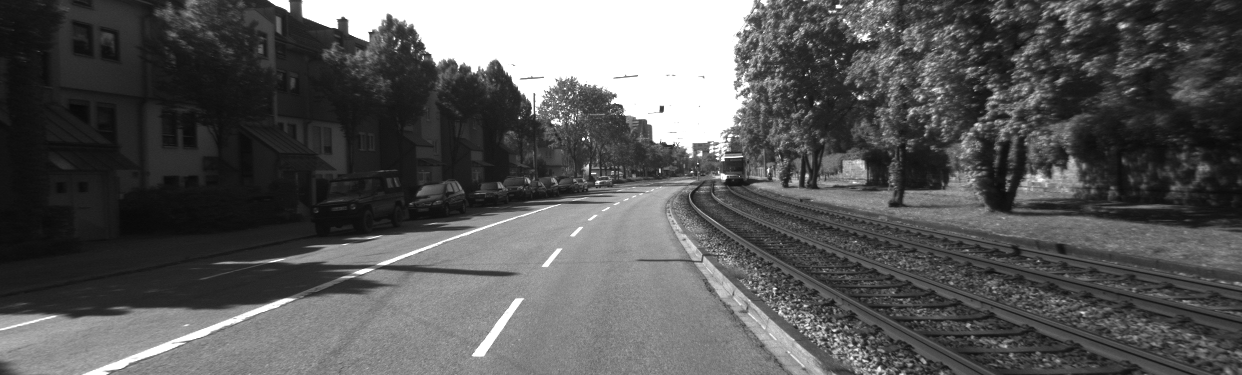
#> input picture 2011_09_26/2011_09_26_drive_0001_sync/image_00/data/0000000000.png, 1242 x 375 px, found by its file name
$ python Stereo.py
#> lines starting #> are read from the running program, lines starting #| are printed output that depends on the picture
import numpy as np
import cv2


""" ImT1_L = cv2.imread('/Volumes/Files/dataset/sequences/00/image_0/000000.png', 0)  # 0 flag returns a grayscale image
ImT1_R = cv2.imread('/Volumes/Files/dataset/sequences/00/image_1/000000.png', 0)

ImT2_L = cv2.imread('/Volumes/Files/dataset/sequences/00/image_0/000001.png', 0)
ImT2_R = cv2.imread('/Volumes/Files/dataset/sequences/00/image_1/000001.png', 0) """

ImT1_L = cv2.imread('/storage/home/gdg5149/ Capstone/Stereo-visual-odometry/2011_09_26/2011_09_26_drive_0001_sync/image_00/data/0000000000.png', 0)  # 0 flag returns a grayscale image
#> ImT1_L is the input picture: shape (375, 1242); min 8, max 255, mean 87.6
ImT1_R = cv2.imread('/storage/home/gdg5149/ Capstone/Stereo-visual-odometry/2011_09_26/2011_09_26_drive_0001_sync/image_01/data/0000000000.png', 0)
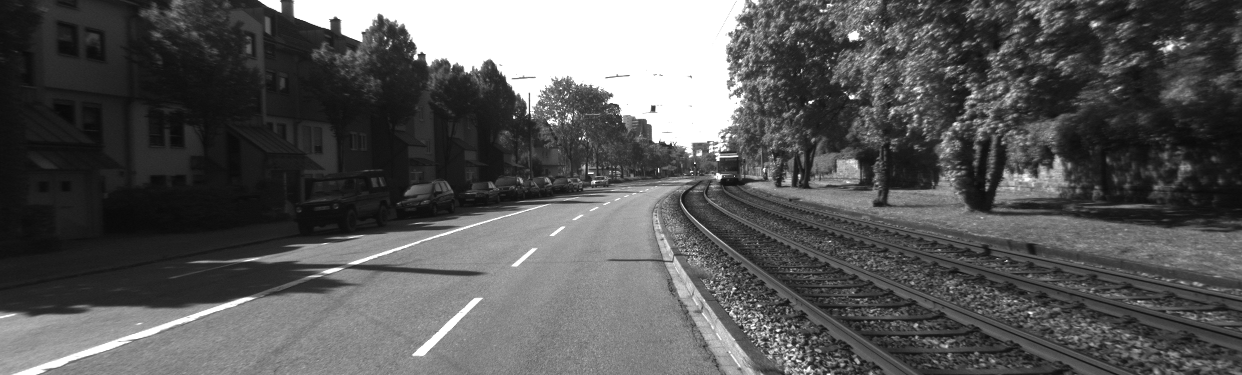
#> input picture 2011_09_26/2011_09_26_drive_0001_sync/image_01/data/0000000000.png, 1242 x 375 px, found by its file name
#> ImT1_R is the input picture: shape (375, 1242); min 8, max 255, mean 87.5

ImT2_L = cv2.imread('/storage/home/gdg5149/ Capstone/Stereo-visual-odometry/2011_09_26/2011_09_26_drive_0001_sync/image_00/data/0000000001.png', 0)
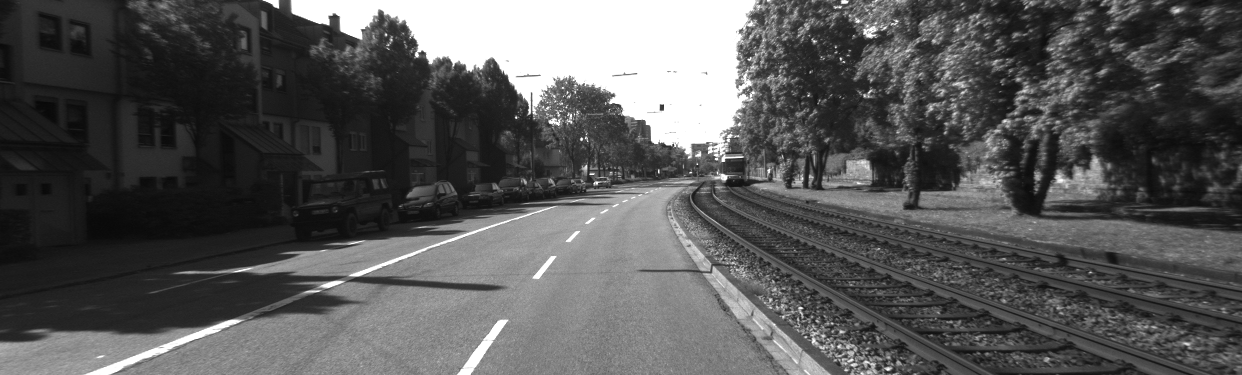
#> input picture 2011_09_26/2011_09_26_drive_0001_sync/image_00/data/0000000001.png, 1242 x 375 px, found by its file name
#> ImT2_L is the input picture: shape (375, 1242); min 8, max 255, mean 86.7
ImT2_R = cv2.imread('/storage/home/gdg5149/ Capstone/Stereo-visual-odometry/2011_09_26/2011_09_26_drive_0001_sync/image_01/data/0000000001.png', 0)
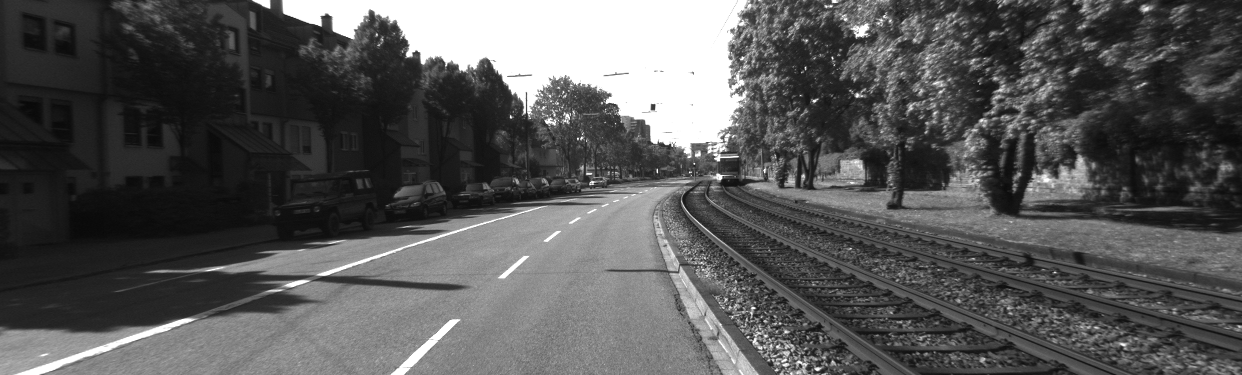
#> input picture 2011_09_26/2011_09_26_drive_0001_sync/image_01/data/0000000001.png, 1242 x 375 px, found by its file name
#> ImT2_R is the input picture: shape (375, 1242); min 8, max 255, mean 86.9

# cv2.imshow('ImT1_L', ImT1_L)
# cv2.waitKey(0)
# cv2.destroyAllWindows()

block = 15

# emperical values from P1, P2 as suggested in Ocv documentation
P1 = 0  # block * block * 8
P2 = 0  # block * block * 32

disparityEngine = cv2.StereoSGBM_create(minDisparity=0, numDisparities=16, blockSize=block, P1=P1, P2=P2)
ImT1_disparity = disparityEngine.compute(ImT1_L, ImT1_R).astype(np.float32)
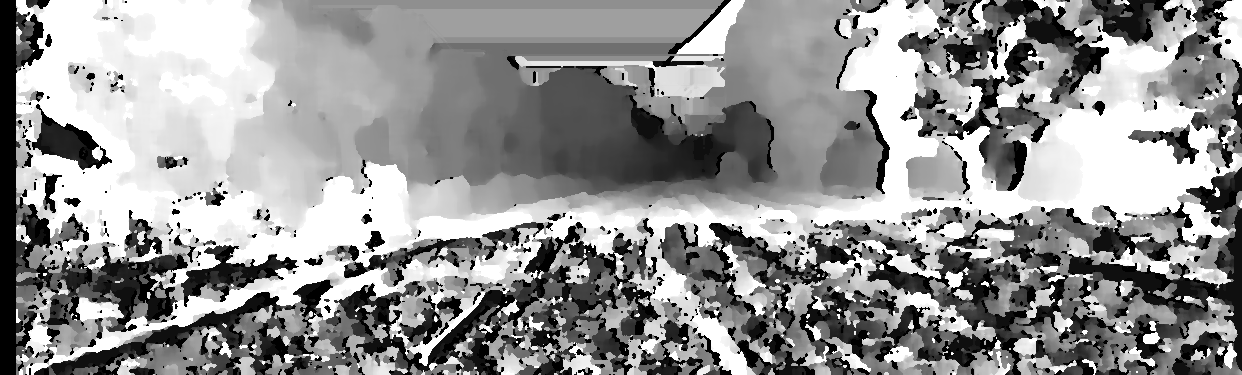
#> ImT1_disparity: shape (375, 1242) float32; min -16, max 240, mean 133; drawn with min black and max white
cv2.imwrite('disparity.png', ImT1_disparity)
ImT1_disparityA = np.divide(ImT1_disparity, 16.0)

ImT2_disparity = disparityEngine.compute(ImT2_L, ImT2_R).astype(np.float32)
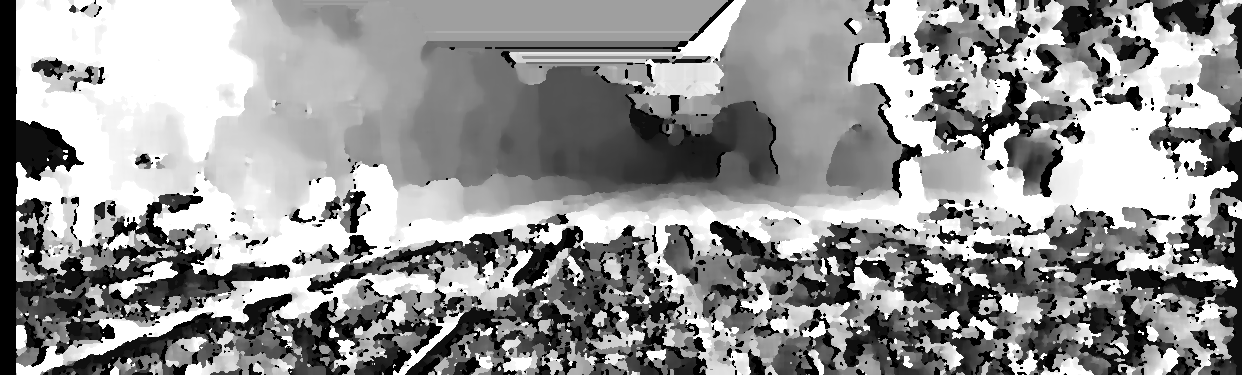
#> ImT2_disparity: shape (375, 1242) float32; min -16, max 240, mean 133.3; drawn with min black and max white
ImT2_disparityA = np.divide(ImT2_disparity, 16.0)


TILE_H = 10
TILE_W = 20
fastFeatureEngine = cv2.FastFeatureDetector_create()

# [6 lines of commented-out code are left out]
H, W = ImT1_L.shape
#> H = 375; W = 1242
kp = []
idx = 0
for y in range(0, H, TILE_H):
    for x in range(0, W, TILE_W):
        imPatch = ImT1_L[y:y + TILE_H, x:x + TILE_W]
        keypoints = fastFeatureEngine.detect(imPatch)
        for pt in keypoints:
            pt.pt = (pt.pt[0] + x, pt.pt[1] + y)

        if (len(keypoints) > 10):
            keypoints = sorted(keypoints, key=lambda x: -x.response)
            for kpt in keypoints[0:10]:
                kp.append(kpt)
        else:
            for kpt in keypoints:
                kp.append(kpt)
#> after the loop, kp = 4090 keypoints; strongest (x, y, size): (369, 33, 7), (836, 5, 7), (592, 173, 7), (611, 103, 7)

ftDebug = ImT1_L
ftDebug = cv2.drawKeypoints(ImT1_L, kp, ftDebug, color=(255, 0, 0))
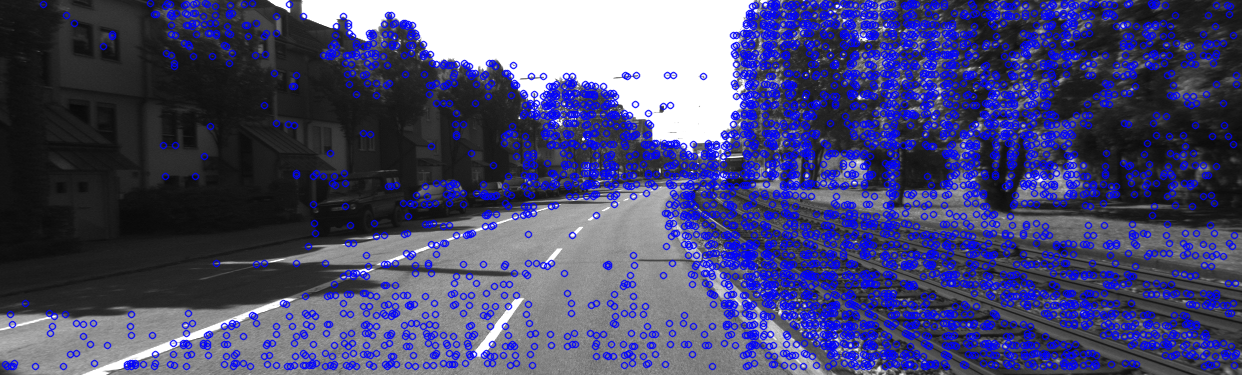
#> ftDebug: shape (375, 1242, 3); mean of channels 0, 1, 2 115.2, 72.2, 72.2; drawn as B, G, R
#cv2.imwrite('ftDebug.png', ftDebug)
# pack keypoint 2-d coords into numpy array
trackPoints1 = np.zeros((len(kp), 1, 2), dtype=np.float32)
for i, kpt in enumerate(kp):
    trackPoints1[i, :, 0] = kpt.pt[0]
    trackPoints1[i, :, 1] = kpt.pt[1]
#> this loop made 4090 passes
#> kpt on passes 1 to 3: keypoint at (43, 4), size 7, keypoint at (150, 3), size 7, keypoint at (167, 3), size 7

# Parameters for lucas kanade optical flow
lk_params = dict(winSize=(15, 15),
                 maxLevel=2,
                 criteria=(cv2.TERM_CRITERIA_EPS | cv2.TERM_CRITERIA_COUNT, 10, 0.03))

trackPoints2, st, err = cv2.calcOpticalFlowPyrLK(ImT1_L, ImT2_L, trackPoints1, None, **lk_params)
#> st = 4090 values, max 1 at index 0, min 0 at index 1, mean 0.98; err = 4090 values, max 3.06e+24 at index 8, min 0 at index 10, mean 3.26e+21

ptTrackable = np.where(st == 1, 1, 0).astype(bool)
trackPoints1_KLT = trackPoints1[ptTrackable, ...]
#> trackPoints1_KLT = 4007 pairs, first value 43 to 1236, second value 3 to 366
trackPoints2_KLT_t = trackPoints2[ptTrackable, ...]
#> trackPoints2_KLT_t = 4007 pairs, first value 1.02 to 1248.8, second value -7.79 to 381.7
trackPoints2_KLT = np.around(trackPoints2_KLT_t)
#> trackPoints2_KLT = 4007 pairs, first value 1 to 1249, second value -8 to 382
trackPoints2_KLT

# params for ShiTomasi corner detection
feature_params = dict(maxCorners=100,
                      qualityLevel=0.3,
                      minDistance=7,
                      blockSize=7)

# Parameters for lucas kanade optical flow
lk_params = dict(winSize=(15, 15),

                 maxLevel=2,
                 criteria=(cv2.TERM_CRITERIA_EPS | cv2.TERM_CRITERIA_COUNT, 10, 0.03))

p0 = cv2.goodFeaturesToTrack(ImT1_L, mask=None, **feature_params)
#> p0 = 100 rows, first 8: [585, 138], [335, 25], [371, 33], [591, 171], [718, 156], [724, 176], [287, 9], [838, 5]
p1, st, err = cv2.calcOpticalFlowPyrLK(ImT1_L, ImT2_L, p0, None, **lk_params)
#> p1 = 100 rows, first 8: [583.2, 138.2], [326.4, 21.43], [363.5, 30.09], [589.3, 171.6], [717.5, 156.6], [724.2, 176.5], [275.7, 5.25], [843.5, 0.0423]; st = 100 values, max 1 at index 0, min 0 at index 88, mean 0.99; err = 100 values, max 46.94 at index 17, min 1.81e-08 at index 88, mean 14.89

'''
cv2.polylines(ImT1_L, np.int32(p1), True, (0,255,255), 5);
cv2.polylines(ImT2_L, np.int32(p1), True, (0,255,255), 5);

cv2.imshow('image1',ImT1_L)
cv2.waitKey(0)

cv2.imshow('image',ImT2_L)

cv2.waitKey(0)
cv2.destroyAllWindows()
'''

# Create M array
M = [0] * len(p1)
#> M = 100 values from 0 to 0
for i in range(100):
    M[i] = [0] * len(p1)
#> after the loop, M = 100 items

# Set M[i][j] to 1 for all points i ,j in which are the same distance apart in image t+1 and image t
for i in range(0,len(p1)):
    for j in range(0,len(p1)):
        if abs((((p0[i][0][0] - p0[j][0][0])**2 + (p0[i][0][1] - p0[j][0][1])**2)**(1/2) - ((p1[i][0][0] - p1[j][0][0])**2 + (p1[i][0][1] - p1[j][0][1])**2)**(1/2))) < 0.01:
            M[i][j]=1
#> this loop made 100 passes
count = 0
maxn = 0
maxc = 0

'''
for i in range(0,len(p1)):
    for j in range(0,len(p1)):
            print ("{} ".format(M[i][j]),end='')
    print("\n")
'''

# Find point with maximum degree and store in maxn
for i in range(0,len(p1)):
    for j in range(0,len(p1)):
        if M[i][j] == 1:
            count = count+1
    if count > maxc:
        maxc = count
        maxn = i
    count=0
#> after the loop, maxc = 4; maxn = 78

clique = [maxn]
#> clique = [78]
isin = True

while True:
    potentialnodes = list()
    # Find potential nodes which are connected to all nodes in the clique
    for i in range(0,len(p1)):
        for j in range(0,len(clique)):
            isin = isin & M[i][clique[j]]
        if isin == True and i not in clique:
            potentialnodes.append(i)
        isin=True

    count = 0
    maxn = 0
    maxc = 0
    # Find the node which is connected to the maximum number of potential nodes and store in maxn
    for i in range(0,len(potentialnodes)):
        for j in range(0,len(potentialnodes)):
            if M[potentialnodes[i]][potentialnodes[j]] == 1:
                count = count+1
        if count > maxc:
            maxc = count
            maxn = potentialnodes[i]
        count=0
    if maxc==0:
        break
    clique.append(maxn)
#> after the loop, clique = [78, 12]
